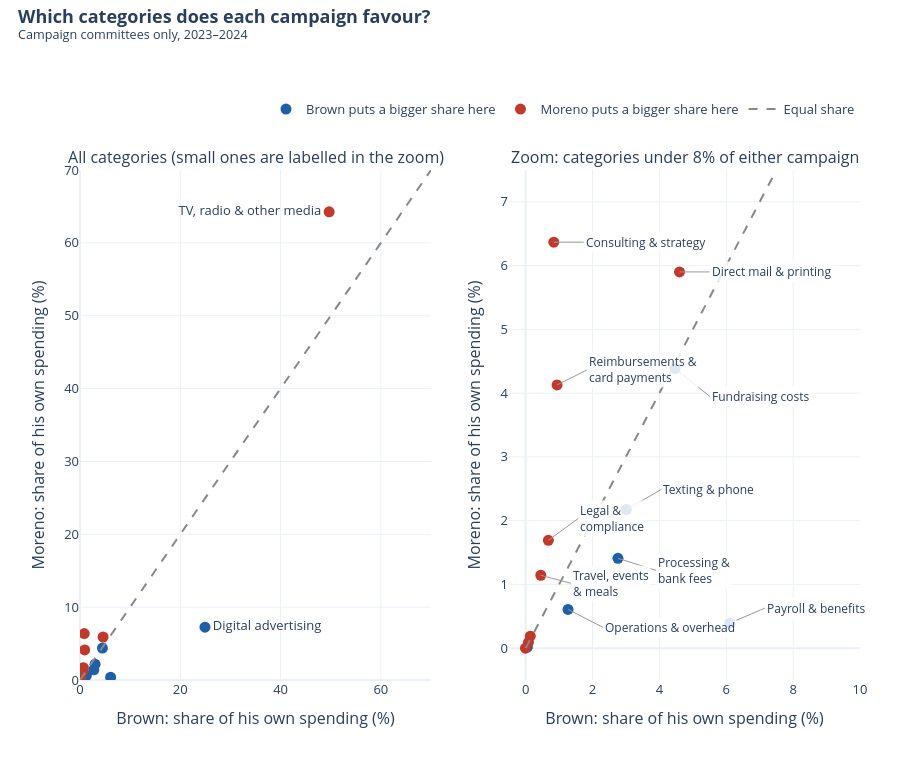

The notebook cell this image was saved under:
### Code cell
# Chart 3: Brown's share against Moreno's share for each category
fig = make_subplots(rows=1, cols=2, horizontal_spacing=0.1,
                    subplot_titles=["All categories (small ones are labelled in the zoom)", "Zoom: categories under 8% of either campaign"])

def add_dots(panel, subset, label_column, show_legend):
    """Draw the dots of one panel: blue = Brown puts more share there, red = Moreno puts more share there."""
    for w in WHO:
        part = subset[subset["puts_more_share_here"] == w]
        if label_column is None:
            text = [""] * len(part)
        else:
            text = [name if show else "" for name, show in zip(part["category"], part[label_column])]
        hover = [f"<b>{r['category']}</b><br>Brown: {r['Brown_pct']:.1f}% of his spending<br>Moreno: {r['Moreno_pct']:.1f}% of his spending"
                 for _, r in part.iterrows()]
        fig.add_trace(go.Scatter(x=part["Brown_pct"], y=part["Moreno_pct"], mode="markers+text", text=text,
                                 textposition=["middle left" if n == "TV, radio & other media" else "middle right" for n in part["category"]], marker=dict(size=11, color=COLORS[w]),
                                 hovertext=hover, hoverinfo="text", showlegend=show_legend,
                                 name=w + " puts a bigger share here"), row=1, col=panel)

add_dots(1, shares, "labelled_left", True)
add_dots(2, shares[shares["in_zoom_chart"]], None, False)

# Label positions for the zoom panel: text, pixels right, pixels down
zoom_labels = {
    "Consulting & strategy": ("Consulting & strategy", 30, 0),
    "Direct mail & printing": ("Direct mail & printing", 30, 0),
    "Fundraising costs": ("Fundraising costs", 35, 28),
    "Reimbursements & card payments": ("Reimbursements &<br>card payments", 30, -15),
    "Texting & phone": ("Texting & phone", 35, -20),
    "Legal & compliance": ("Legal &<br>compliance", 30, -22),
    "Travel, events & meals": ("Travel, events<br>& meals", 30, 8),
    "Processing & bank fees": ("Processing &<br>bank fees", 38, 12),
    "Operations & overhead": ("Operations & overhead", 35, 18),
    "Payroll & benefits": ("Payroll & benefits", 35, -15),
}
for _, r in shares[shares["labelled_zoom"]].iterrows():
    label, move_right, move_down = zoom_labels[r["category"]]
    fig.add_annotation(x=r["Brown_pct"], y=r["Moreno_pct"], xref="x2", yref="y2", text=label,
                       showarrow=True, arrowhead=0, arrowwidth=1, arrowcolor="#999999", ax=move_right, ay=move_down,
                       axref="pixel", ayref="pixel", xanchor="left", align="left",
                       bgcolor="rgba(255,255,255,0.85)", font=dict(size=12))
for panel, top in [(1, 70), (2, 7.5)]:
    fig.add_trace(go.Scatter(x=[0, top], y=[0, top], mode="lines", line=dict(dash="dash", color="#888888"),
                             name="Equal share", showlegend=(panel == 1), hoverinfo="skip"), row=1, col=panel)
    fig.update_xaxes(title_text="Brown: share of his own spending (%)", range=[-0.5, 10] if panel == 2 else [0, 70], row=1, col=panel)
    fig.update_yaxes(title_text="Moreno: share of his own spending (%)", range=[-0.5, 7.5] if panel == 2 else [0, 70], row=1, col=panel)
finish(fig, "03_category_scatter.html", "Which categories does each campaign favour?", SCOPE,
       height=780, top=170, legend_y=1.09)

### Figure 1 — Plotly figure (JSON) as saved in the notebook; plotly's stock layout.template omitted (floating-point values rounded to 4 significant figures)
{"data": [{"hoverinfo": "text", "hovertext": ["<b>Digital advertising</b><br>Brown: 24.9% of his spending<br>Moreno: 7.2% of his spending", "<b>Payroll & benefits</b><br>Brown: 6.1% of his spending<br>Moreno: 0.4% of his spending", "<b>Fundraising costs</b><br>Brown: 4.5% of his spending<br>Moreno: 4.4% of his spending", "<b>Texting & phone</b><br>Brown: 3.0% of his spending<br>Moreno: 2.2% of his spending", "<b>Processing & bank fees</b><br>Brown: 2.8% of his spending<br>Moreno: 1.4% of his spending", "<b>Operations & overhead</b><br>Brown: 1.3% of his spending<br>Moreno: 0.6% of his spending", "<b>Taxes</b><br>Brown: 0.1% of his spending<br>Moreno: 0.0% of his spending"], "marker": {"color": "#1f5fa8", "size": 11}, "mode": "markers+text", "name": "Brown puts a bigger share here", "showlegend": true, "text": ["Digital advertising", "", "", "", "", "", ""], "textposition": ["middle right", "middle right", "middle right", "middle right", "middle right", "middle right", "middle right"], "type": "scatter", "x": [24.93, 6.106, 4.47, 3.009, 2.76, 1.265, 0.0503], "xaxis": "x", "y": [7.246, 0.392, 4.384, 2.174, 1.409, 0.6073, 0.01766], "yaxis": "y"}, {"hoverinfo": "text", "hovertext": ["<b>TV, radio & other media</b><br>Brown: 49.7% of his spending<br>Moreno: 64.3% of his spending", "<b>Direct mail & printing</b><br>Brown: 4.6% of his spending<br>Moreno: 5.9% of his spending", "<b>Consulting & strategy</b><br>Brown: 0.8% of his spending<br>Moreno: 6.4% of his spending", "<b>Reimbursements & card payments</b><br>Brown: 0.9% of his spending<br>Moreno: 4.1% of his spending", "<b>Legal & compliance</b><br>Brown: 0.7% of his spending<br>Moreno: 1.7% of his spending", "<b>Travel, events & meals</b><br>Brown: 0.5% of his spending<br>Moreno: 1.1% of his spending", "<b>Merchandise & signs</b><br>Brown: 0.1% of his spending<br>Moreno: 0.2% of his spending", "<b>Canvassing & field</b><br>Brown: 0.1% of his spending<br>Moreno: 0.1% of his spending", "<b>Other / unclear</b><br>Brown: -0.0% of his spending<br>Moreno: 0.0% of his spending"], "marker": {"color": "#c0392b", "size": 11}, "mode": "markers+text", "name": "Moreno puts a bigger share here", "showlegend": true, "text": ["TV, radio & other media", "", "", "", "", "", "", "", ""], "textposition": ["middle left", "middle right", "middle right", "middle right", "middle right", "middle right", "middle right", "middle right", "middle right"], "type": "scatter", "x": [49.69, 4.601, 0.8393, 0.9379, 0.6778, 0.4515, 0.1373, 0.08203, -0.008272], "xaxis": "x", "y": [64.26, 5.901, 6.368, 4.129, 1.691, 1.143, 0.1867, 0.09186, 0.0], "yaxis": "y"}, {"hoverinfo": "text", "hovertext": ["<b>Payroll & benefits</b><br>Brown: 6.1% of his spending<br>Moreno: 0.4% of his spending", "<b>Fundraising costs</b><br>Brown: 4.5% of his spending<br>Moreno: 4.4% of his spending", "<b>Texting & phone</b><br>Brown: 3.0% of his spending<br>Moreno: 2.2% of his spending", "<b>Processing & bank fees</b><br>Brown: 2.8% of his spending<br>Moreno: 1.4% of his spending", "<b>Operations & overhead</b><br>Brown: 1.3% of his spending<br>Moreno: 0.6% of his spending", "<b>Taxes</b><br>Brown: 0.1% of his spending<br>Moreno: 0.0% of his spending"], "marker": {"color": "#1f5fa8", "size": 11}, "mode": "markers+text", "name": "Brown puts a bigger share here", "showlegend": false, "text": ["", "", "", "", "", ""], "textposition": ["middle right", "middle right", "middle right", "middle right", "middle right", "middle right"], "type": "scatter", "x": [6.106, 4.47, 3.009, 2.76, 1.265, 0.0503], "xaxis": "x2", "y": [0.392, 4.384, 2.174, 1.409, 0.6073, 0.01766], "yaxis": "y2"}, {"hoverinfo": "text", "hovertext": ["<b>Direct mail & printing</b><br>Brown: 4.6% of his spending<br>Moreno: 5.9% of his spending", "<b>Consulting & strategy</b><br>Brown: 0.8% of his spending<br>Moreno: 6.4% of his spending", "<b>Reimbursements & card payments</b><br>Brown: 0.9% of his spending<br>Moreno: 4.1% of his spending", "<b>Legal & compliance</b><br>Brown: 0.7% of his spending<br>Moreno: 1.7% of his spending", "<b>Travel, events & meals</b><br>Brown: 0.5% of his spending<br>Moreno: 1.1% of his spending", "<b>Merchandise & signs</b><br>Brown: 0.1% of his spending<br>Moreno: 0.2% of his spending", "<b>Canvassing & field</b><br>Brown: 0.1% of his spending<br>Moreno: 0.1% of his spending", "<b>Other / unclear</b><br>Brown: -0.0% of his spending<br>Moreno: 0.0% of his spending"], "marker": {"color": "#c0392b", "size": 11}, "mode": "markers+text", "name": "Moreno puts a bigger share here", "showlegend": false, "text": ["", "", "", "", "", "", "", ""], "textposition": ["middle right", "middle right", "middle right", "middle right", "middle right", "middle right", "middle right", "middle right"], "type": "scatter", "x": [4.601, 0.8393, 0.9379, 0.6778, 0.4515, 0.1373, 0.08203, -0.008272], "xaxis": "x2", "y": [5.901, 6.368, 4.129, 1.691, 1.143, 0.1867, 0.09186, 0.0], "yaxis": "y2"}, {"hoverinfo": "skip", "line": {"color": "#888888", "dash": "dash"}, "mode": "lines", "name": "Equal share", "showlegend": true, "type": "scatter", "x": [0, 70], "xaxis": "x", "y": [0, 70], "yaxis": "y"}, {"hoverinfo": "skip", "line": {"color": "#888888", "dash": "dash"}, "mode": "lines", "name": "Equal share", "showlegend": false, "type": "scatter", "x": [0, 7.5], "xaxis": "x2", "y": [0, 7.5], "yaxis": "y2"}], "layout": {"annotations": [{"font": {"size": 16}, "showarrow": false, "text": "All categories (small ones are labelled in the zoom)", "x": 0.225, "xanchor": "center", "xref": "paper", "y": 1, "yanchor": "bottom", "yref": "paper"}, {"font": {"size": 16}, "showarrow": false, "text": "Zoom: categories under 8% of either campaign", "x": 0.775, "xanchor": "center", "xref": "paper", "y": 1, "yanchor": "bottom", "yref": "paper"}, {"align": "left", "arrowcolor": "#999999", "arrowhead": 0, "arrowwidth": 1, "ax": 35, "axref": "pixel", "ay": -15, "ayref": "pixel", "bgcolor": "rgba(255,255,255,0.85)", "font": {"size": 12}, "showarrow": true, "text": "Payroll & benefits", "x": 6.106, "xanchor": "left", "xref": "x2", "y": 0.392, "yref": "y2"}, {"align": "left", "arrowcolor": "#999999", "arrowhead": 0, "arrowwidth": 1, "ax": 30, "axref": "pixel", "ay": 0, "ayref": "pixel", "bgcolor": "rgba(255,255,255,0.85)", "font": {"size": 12}, "showarrow": true, "text": "Direct mail & printing", "x": 4.601, "xanchor": "left", "xref": "x2", "y": 5.901, "yref": "y2"}, {"align": "left", "arrowcolor": "#999999", "arrowhead": 0, "arrowwidth": 1, "ax": 35, "axref": "pixel", "ay": 28, "ayref": "pixel", "bgcolor": "rgba(255,255,255,0.85)", "font": {"size": 12}, "showarrow": true, "text": "Fundraising costs", "x": 4.47, "xanchor": "left", "xref": "x2", "y": 4.384, "yref": "y2"}, {"align": "left", "arrowcolor": "#999999", "arrowhead": 0, "arrowwidth": 1, "ax": 35, "axref": "pixel", "ay": -20, "ayref": "pixel", "bgcolor": "rgba(255,255,255,0.85)", "font": {"size": 12}, "showarrow": true, "text": "Texting & phone", "x": 3.009, "xanchor": "left", "xref": "x2", "y": 2.174, "yref": "y2"}, {"align": "left", "arrowcolor": "#999999", "arrowhead": 0, "arrowwidth": 1, "ax": 38, "axref": "pixel", "ay": 12, "ayref": "pixel", "bgcolor": "rgba(255,255,255,0.85)", "font": {"size": 12}, "showarrow": true, "text": "Processing &<br>bank fees", "x": 2.76, "xanchor": "left", "xref": "x2", "y": 1.409, "yref": "y2"}, {"align": "left", "arrowcolor": "#999999", "arrowhead": 0, "arrowwidth": 1, "ax": 30, "axref": "pixel", "ay": 0, "ayref": "pixel", "bgcolor": "rgba(255,255,255,0.85)", "font": {"size": 12}, "showarrow": true, "text": "Consulting & strategy", "x": 0.8393, "xanchor": "left", "xref": "x2", "y": 6.368, "yref": "y2"}, {"align": "left", "arrowcolor": "#999999", "arrowhead": 0, "arrowwidth": 1, "ax": 30, "axref": "pixel", "ay": -15, "ayref": "pixel", "bgcolor": "rgba(255,255,255,0.85)", "font": {"size": 12}, "showarrow": true, "text": "Reimbursements &<br>card payments", "x": 0.9379, "xanchor": "left", "xref": "x2", "y": 4.129, "yref": "y2"}, {"align": "left", "arrowcolor": "#999999", "arrowhead": 0, "arrowwidth": 1, "ax": 35, "axref": "pixel", "ay": 18, "ayref": "pixel", "bgcolor": "rgba(255,255,255,0.85)", "font": {"size": 12}, "showarrow": true, "text": "Operations & overhead", "x": 1.265, "xanchor": "left", "xref": "x2", "y": 0.6073, "yref": "y2"}, {"align": "left", "arrowcolor": "#999999", "arrowhead": 0, "arrowwidth": 1, "ax": 30, "axref": "pixel", "ay": -22, "ayref": "pixel", "bgcolor": "rgba(255,255,255,0.85)", "font": {"size": 12}, "showarrow": true, "text": "Legal &<br>compliance", "x": 0.6778, "xanchor": "left", "xref": "x2", "y": 1.691, "yref": "y2"}, {"align": "left", "arrowcolor": "#999999", "arrowhead": 0, "arrowwidth": 1, "ax": 30, "axref": "pixel", "ay": 8, "ayref": "pixel", "bgcolor": "rgba(255,255,255,0.85)", "font": {"size": 12}, "showarrow": true, "text": "Travel, events<br>& meals", "x": 0.4515, "xanchor": "left", "xref": "x2", "y": 1.143, "yref": "y2"}], "font": {"size": 13}, "height": 780, "legend": {"orientation": "h", "x": 1, "xanchor": "right", "y": 1.09, "yanchor": "bottom"}, "margin": {"b": 100, "l": 80, "r": 40, "t": 170}, "showlegend": true, "title": {"text": "<b>Which categories does each campaign favour?</b><br><sup>Campaign committees only, 2023–2024</sup>", "x": 0.02, "y": 0.97, "yanchor": "top"}, "xaxis": {"anchor": "y", "domain": [0, 0.45], "range": [0, 70], "title": {"text": "Brown: share of his own spending (%)"}}, "xaxis2": {"anchor": "y2", "domain": [0.55, 1], "range": [-0.5, 10], "title": {"text": "Brown: share of his own spending (%)"}}, "yaxis": {"anchor": "x", "automargin": true, "domain": [0, 1], "range": [0, 70], "title": {"text": "Moreno: share of his own spending (%)"}}, "yaxis2": {"anchor": "x2", "automargin": true, "domain": [0, 1], "range": [-0.5, 7.5], "title": {"text": "Moreno: share of his own spending (%)"}}}}
